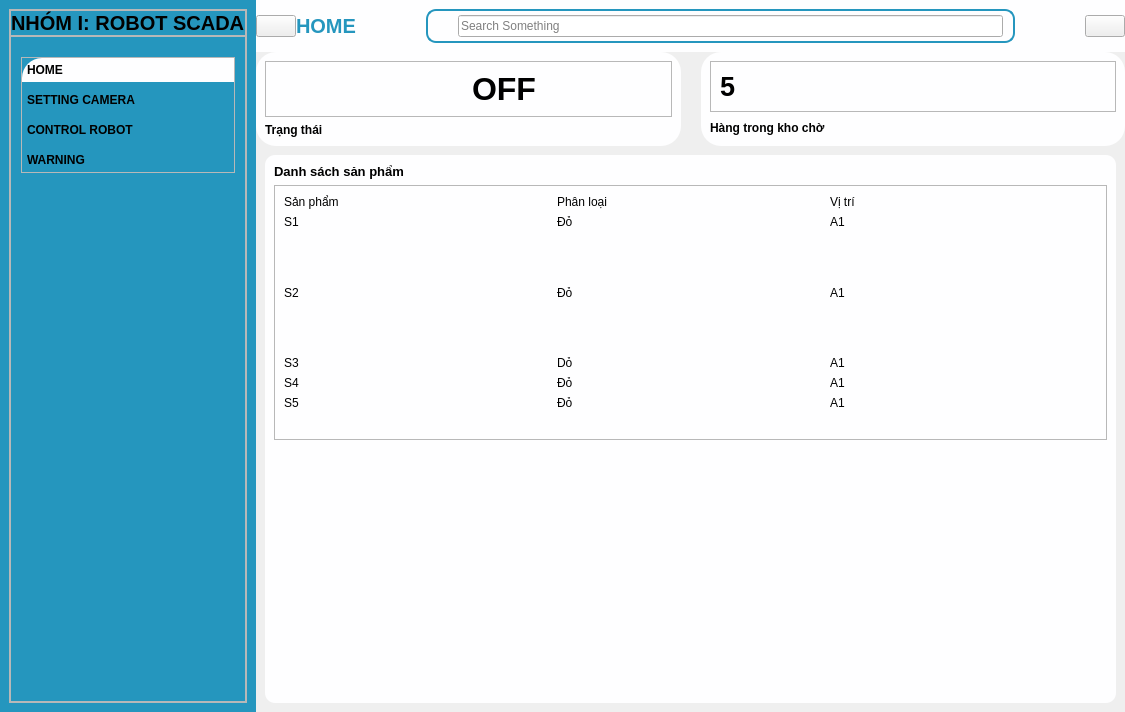
<?xml version="1.0" encoding="UTF-8"?>
<ui version="4.0">
 <class>MainWindow</class>
 <widget class="QMainWindow" name="MainWindow">
  <property name="geometry">
   <rect>
    <x>0</x>
    <y>0</y>
    <width>1125</width>
    <height>712</height>
   </rect>
  </property>
  <property name="windowTitle">
   <string>MainWindow</string>
  </property>
  <property name="styleSheet">
   <string notr="true">#frame_8
{
 background-color: #fefeff;
    border-radius: 20px;
}
#headframe
{
background-color:#fefeff;  /* Đặt nền trắng */

}

#leftmenu
{
background-color: #2596be

}
*{
color:#000;
}
#lineEdit
{ 
 background: transparent;
}
#seachframe
{
 border-radius:10px;
border:2px solid #2596be;
}
#headerapp
{
color:#2596be;

}
#card1,#card2
{
background-color: #fefeff;
 border-radius:20px;
}
#widget_4 {
    background-color:#fefeff;  /* Đặt nền trắng */
    border-radius: 10px;      /* Bo góc 10px */
}
#homebtn_h {
    background-color: #fefeff;
    padding: 5px;
    text-align: left;
    border-top-left-radius: 20px;
}

#settingbtn_h, #controlbtn_h, #gioithieubtn_h {
    background-color: #2596be;
    padding: 5px;
    text-align: left;
    border-top-left-radius: 20px;
    transition: background-color 0.3s ease;
}

/* Khi trỏ chuột vào */
#settingbtn_h:hover, #controlbtn_h:hover, #gioithieubtn_h:hover {
    background-color: #ffffff;
}

/* Khi click vào */
#settingbtn_h:pressed, 
#controlbtn_h:pressed, 
#gioithieubtn_h:pressed {
    background-color: #ffffff;
}



</string>
  </property>
  <widget class="QWidget" name="centralwidget">
   <layout class="QHBoxLayout" name="horizontalLayout">
    <property name="spacing">
     <number>0</number>
    </property>
    <property name="leftMargin">
     <number>0</number>
    </property>
    <property name="topMargin">
     <number>0</number>
    </property>
    <property name="rightMargin">
     <number>0</number>
    </property>
    <property name="bottomMargin">
     <number>0</number>
    </property>
    <item>
     <widget class="QWidget" name="leftmenu" native="true">
      <property name="maximumSize">
       <size>
        <width>300</width>
        <height>16777215</height>
       </size>
      </property>
      <layout class="QVBoxLayout" name="verticalLayout_5">
       <item>
        <widget class="QFrame" name="frame_4">
         <property name="frameShape">
          <enum>QFrame::StyledPanel</enum>
         </property>
         <property name="frameShadow">
          <enum>QFrame::Raised</enum>
         </property>
         <layout class="QVBoxLayout" name="verticalLayout_6">
          <property name="spacing">
           <number>0</number>
          </property>
          <property name="leftMargin">
           <number>0</number>
          </property>
          <property name="topMargin">
           <number>0</number>
          </property>
          <property name="rightMargin">
           <number>0</number>
          </property>
          <property name="bottomMargin">
           <number>0</number>
          </property>
          <item>
           <widget class="QFrame" name="frame_5">
            <property name="frameShape">
             <enum>QFrame::StyledPanel</enum>
            </property>
            <property name="frameShadow">
             <enum>QFrame::Raised</enum>
            </property>
            <layout class="QHBoxLayout" name="horizontalLayout_11">
             <property name="spacing">
              <number>0</number>
             </property>
             <property name="leftMargin">
              <number>0</number>
             </property>
             <property name="topMargin">
              <number>0</number>
             </property>
             <property name="rightMargin">
              <number>0</number>
             </property>
             <property name="bottomMargin">
              <number>0</number>
             </property>
             <item alignment="Qt::AlignTop">
              <widget class="QLabel" name="label_27">
               <property name="font">
                <font>
                 <pointsize>15</pointsize>
                 <weight>75</weight>
                 <bold>true</bold>
                </font>
               </property>
               <property name="text">
                <string>NHÓM I: ROBOT SCADA</string>
               </property>
              </widget>
             </item>
            </layout>
           </widget>
          </item>
          <item>
           <widget class="QFrame" name="frame_6">
            <property name="sizePolicy">
             <sizepolicy hsizetype="Preferred" vsizetype="Expanding">
              <horstretch>0</horstretch>
              <verstretch>0</verstretch>
             </sizepolicy>
            </property>
            <property name="frameShape">
             <enum>QFrame::StyledPanel</enum>
            </property>
            <property name="frameShadow">
             <enum>QFrame::Raised</enum>
            </property>
            <layout class="QVBoxLayout" name="verticalLayout_7">
             <property name="spacing">
              <number>0</number>
             </property>
             <property name="leftMargin">
              <number>10</number>
             </property>
             <property name="topMargin">
              <number>20</number>
             </property>
             <property name="rightMargin">
              <number>10</number>
             </property>
             <property name="bottomMargin">
              <number>0</number>
             </property>
             <item alignment="Qt::AlignTop">
              <widget class="QFrame" name="frame_7">
               <property name="sizePolicy">
                <sizepolicy hsizetype="Preferred" vsizetype="Expanding">
                 <horstretch>0</horstretch>
                 <verstretch>0</verstretch>
                </sizepolicy>
               </property>
               <property name="frameShape">
                <enum>QFrame::StyledPanel</enum>
               </property>
               <property name="frameShadow">
                <enum>QFrame::Raised</enum>
               </property>
               <layout class="QVBoxLayout" name="verticalLayout_8">
                <property name="spacing">
                 <number>6</number>
                </property>
                <property name="leftMargin">
                 <number>0</number>
                </property>
                <property name="topMargin">
                 <number>0</number>
                </property>
                <property name="rightMargin">
                 <number>0</number>
                </property>
                <property name="bottomMargin">
                 <number>0</number>
                </property>
                <item>
                 <widget class="QPushButton" name="homebtn_h">
                  <property name="minimumSize">
                   <size>
                    <width>0</width>
                    <height>0</height>
                   </size>
                  </property>
                  <property name="font">
                   <font>
                    <weight>75</weight>
                    <bold>true</bold>
                   </font>
                  </property>
                  <property name="text">
                   <string>HOME</string>
                  </property>
                  <property name="icon">
                   <iconset resource="resources.qrc">
                    <normaloff>:/blueIcons/icons/blue/home.svg</normaloff>:/blueIcons/icons/blue/home.svg</iconset>
                  </property>
                  <property name="iconSize">
                   <size>
                    <width>24</width>
                    <height>24</height>
                   </size>
                  </property>
                 </widget>
                </item>
                <item>
                 <widget class="QPushButton" name="settingbtn_h">
                  <property name="font">
                   <font>
                    <weight>75</weight>
                    <bold>true</bold>
                   </font>
                  </property>
                  <property name="text">
                   <string>SETTING CAMERA</string>
                  </property>
                  <property name="icon">
                   <iconset resource="resources.qrc">
                    <normaloff>:/whiteIcons/icons/white/settings.svg</normaloff>:/whiteIcons/icons/white/settings.svg</iconset>
                  </property>
                  <property name="iconSize">
                   <size>
                    <width>24</width>
                    <height>24</height>
                   </size>
                  </property>
                 </widget>
                </item>
                <item>
                 <widget class="QPushButton" name="controlbtn_h">
                  <property name="font">
                   <font>
                    <weight>75</weight>
                    <bold>true</bold>
                   </font>
                  </property>
                  <property name="text">
                   <string>CONTROL ROBOT</string>
                  </property>
                  <property name="icon">
                   <iconset resource="resources.qrc">
                    <normaloff>:/whiteIcons/icons/white/aperture.svg</normaloff>:/whiteIcons/icons/white/aperture.svg</iconset>
                  </property>
                  <property name="iconSize">
                   <size>
                    <width>24</width>
                    <height>24</height>
                   </size>
                  </property>
                 </widget>
                </item>
                <item>
                 <widget class="QPushButton" name="gioithieubtn_h">
                  <property name="font">
                   <font>
                    <weight>75</weight>
                    <bold>true</bold>
                   </font>
                  </property>
                  <property name="text">
                   <string>WARNING</string>
                  </property>
                  <property name="icon">
                   <iconset resource="resources.qrc">
                    <normaloff>:/whiteIcons/icons/white/alert-circle.svg</normaloff>:/whiteIcons/icons/white/alert-circle.svg</iconset>
                  </property>
                  <property name="iconSize">
                   <size>
                    <width>24</width>
                    <height>24</height>
                   </size>
                  </property>
                 </widget>
                </item>
               </layout>
              </widget>
             </item>
            </layout>
           </widget>
          </item>
         </layout>
        </widget>
       </item>
      </layout>
     </widget>
    </item>
    <item>
     <widget class="QWidget" name="bodymain" native="true">
      <property name="minimumSize">
       <size>
        <width>0</width>
        <height>0</height>
       </size>
      </property>
      <layout class="QVBoxLayout" name="verticalLayout">
       <property name="spacing">
        <number>0</number>
       </property>
       <property name="leftMargin">
        <number>0</number>
       </property>
       <property name="topMargin">
        <number>0</number>
       </property>
       <property name="rightMargin">
        <number>0</number>
       </property>
       <property name="bottomMargin">
        <number>0</number>
       </property>
       <item>
        <widget class="QWidget" name="headframe" native="true">
         <property name="sizePolicy">
          <sizepolicy hsizetype="Preferred" vsizetype="Preferred">
           <horstretch>0</horstretch>
           <verstretch>0</verstretch>
          </sizepolicy>
         </property>
         <property name="minimumSize">
          <size>
           <width>642</width>
           <height>0</height>
          </size>
         </property>
         <layout class="QHBoxLayout" name="horizontalLayout_2">
          <property name="spacing">
           <number>30</number>
          </property>
          <property name="leftMargin">
           <number>0</number>
          </property>
          <property name="topMargin">
           <number>0</number>
          </property>
          <property name="rightMargin">
           <number>0</number>
          </property>
          <property name="bottomMargin">
           <number>0</number>
          </property>
          <item>
           <widget class="QWidget" name="widget" native="true">
            <property name="sizePolicy">
             <sizepolicy hsizetype="Preferred" vsizetype="Preferred">
              <horstretch>0</horstretch>
              <verstretch>0</verstretch>
             </sizepolicy>
            </property>
            <layout class="QHBoxLayout" name="horizontalLayout_4">
             <property name="spacing">
              <number>0</number>
             </property>
             <property name="leftMargin">
              <number>0</number>
             </property>
             <property name="topMargin">
              <number>0</number>
             </property>
             <property name="rightMargin">
              <number>0</number>
             </property>
             <property name="bottomMargin">
              <number>0</number>
             </property>
             <item>
              <widget class="QPushButton" name="pushButton">
               <property name="text">
                <string/>
               </property>
               <property name="icon">
                <iconset resource="resources.qrc">
                 <normaloff>:/blueIcons/icons/blue/home.svg</normaloff>:/blueIcons/icons/blue/home.svg</iconset>
               </property>
               <property name="iconSize">
                <size>
                 <width>24</width>
                 <height>24</height>
                </size>
               </property>
              </widget>
             </item>
             <item>
              <widget class="QLabel" name="headerapp">
               <property name="font">
                <font>
                 <pointsize>15</pointsize>
                 <weight>75</weight>
                 <bold>true</bold>
                </font>
               </property>
               <property name="text">
                <string>HOME</string>
               </property>
              </widget>
             </item>
            </layout>
           </widget>
          </item>
          <item>
           <widget class="QWidget" name="widget_2" native="true">
            <layout class="QHBoxLayout" name="horizontalLayout_5">
             <property name="leftMargin">
              <number>40</number>
             </property>
             <property name="rightMargin">
              <number>40</number>
             </property>
             <item>
              <widget class="QFrame" name="seachframe">
               <property name="minimumSize">
                <size>
                 <width>100</width>
                 <height>0</height>
                </size>
               </property>
               <property name="maximumSize">
                <size>
                 <width>1607777</width>
                 <height>877777</height>
                </size>
               </property>
               <property name="frameShape">
                <enum>QFrame::StyledPanel</enum>
               </property>
               <property name="frameShadow">
                <enum>QFrame::Raised</enum>
               </property>
               <layout class="QHBoxLayout" name="horizontalLayout_3">
                <property name="spacing">
                 <number>0</number>
                </property>
                <property name="leftMargin">
                 <number>0</number>
                </property>
                <property name="topMargin">
                 <number>0</number>
                </property>
                <property name="rightMargin">
                 <number>10</number>
                </property>
                <property name="bottomMargin">
                 <number>0</number>
                </property>
                <item>
                 <widget class="QLabel" name="label_2">
                  <property name="minimumSize">
                   <size>
                    <width>30</width>
                    <height>30</height>
                   </size>
                  </property>
                  <property name="maximumSize">
                   <size>
                    <width>30</width>
                    <height>30</height>
                   </size>
                  </property>
                  <property name="text">
                   <string/>
                  </property>
                  <property name="pixmap">
                   <pixmap resource="resources.qrc">:/blueIcons/icons/blue/search.svg</pixmap>
                  </property>
                  <property name="scaledContents">
                   <bool>true</bool>
                  </property>
                 </widget>
                </item>
                <item>
                 <widget class="QLineEdit" name="menuBtn">
                  <property name="minimumSize">
                   <size>
                    <width>100</width>
                    <height>0</height>
                   </size>
                  </property>
                  <property name="placeholderText">
                   <string>Search Something</string>
                  </property>
                 </widget>
                </item>
               </layout>
              </widget>
             </item>
            </layout>
           </widget>
          </item>
          <item alignment="Qt::AlignRight">
           <widget class="QWidget" name="widget_3" native="true">
            <layout class="QHBoxLayout" name="horizontalLayout_6">
             <property name="spacing">
              <number>0</number>
             </property>
             <property name="leftMargin">
              <number>0</number>
             </property>
             <property name="topMargin">
              <number>0</number>
             </property>
             <property name="rightMargin">
              <number>0</number>
             </property>
             <property name="bottomMargin">
              <number>0</number>
             </property>
             <item>
              <widget class="QPushButton" name="them_h">
               <property name="text">
                <string/>
               </property>
               <property name="icon">
                <iconset resource="resources.qrc">
                 <normaloff>:/blueIcons/icons/blue/user.svg</normaloff>:/blueIcons/icons/blue/user.svg</iconset>
               </property>
               <property name="iconSize">
                <size>
                 <width>32</width>
                 <height>32</height>
                </size>
               </property>
              </widget>
             </item>
            </layout>
           </widget>
          </item>
         </layout>
        </widget>
       </item>
       <item>
        <widget class="QWidget" name="cardframe" native="true">
         <layout class="QHBoxLayout" name="horizontalLayout_7">
          <property name="spacing">
           <number>20</number>
          </property>
          <property name="leftMargin">
           <number>0</number>
          </property>
          <property name="topMargin">
           <number>0</number>
          </property>
          <property name="rightMargin">
           <number>0</number>
          </property>
          <property name="bottomMargin">
           <number>0</number>
          </property>
          <item>
           <widget class="QFrame" name="card1">
            <property name="minimumSize">
             <size>
              <width>160</width>
              <height>0</height>
             </size>
            </property>
            <property name="frameShape">
             <enum>QFrame::StyledPanel</enum>
            </property>
            <property name="frameShadow">
             <enum>QFrame::Raised</enum>
            </property>
            <layout class="QVBoxLayout" name="verticalLayout_2">
             <item>
              <widget class="QFrame" name="frame">
               <property name="frameShape">
                <enum>QFrame::StyledPanel</enum>
               </property>
               <property name="frameShadow">
                <enum>QFrame::Raised</enum>
               </property>
               <layout class="QHBoxLayout" name="horizontalLayout_8">
                <item>
                 <widget class="QLabel" name="label_3">
                  <property name="text">
                   <string/>
                  </property>
                  <property name="pixmap">
                   <pixmap resource="resources.qrc">:/blueIcons/icons/blue/power.svg</pixmap>
                  </property>
                 </widget>
                </item>
                <item>
                 <widget class="QLabel" name="label_5">
                  <property name="font">
                   <font>
                    <pointsize>24</pointsize>
                    <weight>75</weight>
                    <bold>true</bold>
                   </font>
                  </property>
                  <property name="text">
                   <string>OFF</string>
                  </property>
                 </widget>
                </item>
               </layout>
              </widget>
             </item>
             <item>
              <widget class="QLabel" name="label">
               <property name="font">
                <font>
                 <weight>75</weight>
                 <bold>true</bold>
                </font>
               </property>
               <property name="text">
                <string>Trạng thái</string>
               </property>
              </widget>
             </item>
            </layout>
           </widget>
          </item>
          <item>
           <widget class="QFrame" name="card2">
            <property name="minimumSize">
             <size>
              <width>160</width>
              <height>0</height>
             </size>
            </property>
            <property name="frameShape">
             <enum>QFrame::StyledPanel</enum>
            </property>
            <property name="frameShadow">
             <enum>QFrame::Raised</enum>
            </property>
            <layout class="QVBoxLayout" name="verticalLayout_3">
             <item>
              <widget class="QFrame" name="frame_2">
               <property name="frameShape">
                <enum>QFrame::StyledPanel</enum>
               </property>
               <property name="frameShadow">
                <enum>QFrame::Raised</enum>
               </property>
               <layout class="QHBoxLayout" name="horizontalLayout_9">
                <item>
                 <widget class="QLabel" name="label_8">
                  <property name="font">
                   <font>
                    <pointsize>20</pointsize>
                    <weight>75</weight>
                    <bold>true</bold>
                   </font>
                  </property>
                  <property name="text">
                   <string>5</string>
                  </property>
                 </widget>
                </item>
                <item>
                 <widget class="QLabel" name="label_7">
                  <property name="text">
                   <string/>
                  </property>
                  <property name="pixmap">
                   <pixmap resource="resources.qrc">:/blueIcons/icons/blue/package.svg</pixmap>
                  </property>
                 </widget>
                </item>
               </layout>
              </widget>
             </item>
             <item>
              <widget class="QLabel" name="label_6">
               <property name="font">
                <font>
                 <weight>75</weight>
                 <bold>true</bold>
                </font>
               </property>
               <property name="text">
                <string>Hàng trong kho chờ</string>
               </property>
              </widget>
             </item>
            </layout>
           </widget>
          </item>
         </layout>
        </widget>
       </item>
       <item>
        <widget class="QWidget" name="mainframe" native="true">
         <property name="sizePolicy">
          <sizepolicy hsizetype="Preferred" vsizetype="Expanding">
           <horstretch>0</horstretch>
           <verstretch>0</verstretch>
          </sizepolicy>
         </property>
         <layout class="QHBoxLayout" name="horizontalLayout_10">
          <item>
           <widget class="QWidget" name="widget_4" native="true">
            <layout class="QVBoxLayout" name="verticalLayout_4">
             <item alignment="Qt::AlignTop">
              <widget class="QLabel" name="label_4">
               <property name="font">
                <font>
                 <pointsize>10</pointsize>
                 <weight>75</weight>
                 <bold>true</bold>
                </font>
               </property>
               <property name="text">
                <string>Danh sách sản phẩm</string>
               </property>
              </widget>
             </item>
             <item>
              <widget class="QFrame" name="frame_3">
               <property name="sizePolicy">
                <sizepolicy hsizetype="Preferred" vsizetype="Expanding">
                 <horstretch>0</horstretch>
                 <verstretch>0</verstretch>
                </sizepolicy>
               </property>
               <property name="frameShape">
                <enum>QFrame::StyledPanel</enum>
               </property>
               <property name="frameShadow">
                <enum>QFrame::Raised</enum>
               </property>
               <layout class="QGridLayout" name="gridLayout">
                <item row="0" column="1">
                 <widget class="QLabel" name="label_9">
                  <property name="text">
                   <string>Phân loại</string>
                  </property>
                 </widget>
                </item>
                <item row="0" column="2">
                 <widget class="QLabel" name="label_10">
                  <property name="text">
                   <string>Vị trí</string>
                  </property>
                 </widget>
                </item>
                <item row="0" column="0">
                 <widget class="QLabel" name="label_12">
                  <property name="text">
                   <string>Sản phẩm</string>
                  </property>
                 </widget>
                </item>
                <item row="3" column="1">
                 <widget class="QLabel" name="label_19">
                  <property name="text">
                   <string>Dỏ</string>
                  </property>
                 </widget>
                </item>
                <item row="2" column="1">
                 <widget class="QLabel" name="label_16">
                  <property name="text">
                   <string>Đỏ</string>
                  </property>
                 </widget>
                </item>
                <item row="2" column="0">
                 <widget class="QLabel" name="label_15">
                  <property name="sizePolicy">
                   <sizepolicy hsizetype="Preferred" vsizetype="Expanding">
                    <horstretch>0</horstretch>
                    <verstretch>0</verstretch>
                   </sizepolicy>
                  </property>
                  <property name="text">
                   <string>S2</string>
                  </property>
                 </widget>
                </item>
                <item row="2" column="2">
                 <widget class="QLabel" name="label_17">
                  <property name="text">
                   <string>A1</string>
                  </property>
                 </widget>
                </item>
                <item row="5" column="1">
                 <widget class="QLabel" name="label_25">
                  <property name="text">
                   <string>Đỏ</string>
                  </property>
                 </widget>
                </item>
                <item row="4" column="2">
                 <widget class="QLabel" name="label_26">
                  <property name="text">
                   <string>A1</string>
                  </property>
                 </widget>
                </item>
                <item row="5" column="0">
                 <widget class="QLabel" name="label_24">
                  <property name="text">
                   <string>S5</string>
                  </property>
                 </widget>
                </item>
                <item row="4" column="1">
                 <widget class="QLabel" name="label_22">
                  <property name="text">
                   <string>Đỏ</string>
                  </property>
                 </widget>
                </item>
                <item row="4" column="0">
                 <widget class="QLabel" name="label_21">
                  <property name="text">
                   <string>S4</string>
                  </property>
                 </widget>
                </item>
                <item row="3" column="0">
                 <widget class="QLabel" name="label_18">
                  <property name="text">
                   <string>S3</string>
                  </property>
                 </widget>
                </item>
                <item row="3" column="2">
                 <widget class="QLabel" name="label_20">
                  <property name="text">
                   <string>A1</string>
                  </property>
                 </widget>
                </item>
                <item row="1" column="2">
                 <widget class="QLabel" name="label_14">
                  <property name="text">
                   <string>A1</string>
                  </property>
                 </widget>
                </item>
                <item row="1" column="0">
                 <widget class="QLabel" name="label_11">
                  <property name="text">
                   <string>S1</string>
                  </property>
                 </widget>
                </item>
                <item row="1" column="1">
                 <widget class="QLabel" name="label_13">
                  <property name="text">
                   <string>Đỏ</string>
                  </property>
                 </widget>
                </item>
                <item row="6" column="2">
                 <widget class="QLabel" name="label_23">
                  <property name="text">
                   <string/>
                  </property>
                 </widget>
                </item>
                <item row="5" column="2">
                 <widget class="QLabel" name="label_30">
                  <property name="text">
                   <string>A1</string>
                  </property>
                 </widget>
                </item>
               </layout>
              </widget>
             </item>
             <item>
              <spacer name="verticalSpacer">
               <property name="orientation">
                <enum>Qt::Vertical</enum>
               </property>
               <property name="sizeType">
                <enum>QSizePolicy::Expanding</enum>
               </property>
               <property name="sizeHint" stdset="0">
                <size>
                 <width>20</width>
                 <height>10</height>
                </size>
               </property>
              </spacer>
             </item>
            </layout>
           </widget>
          </item>
         </layout>
        </widget>
       </item>
      </layout>
     </widget>
    </item>
   </layout>
  </widget>
 </widget>
 <resources>
  <include location="resources.qrc"/>
 </resources>
 <connections/>
</ui>
